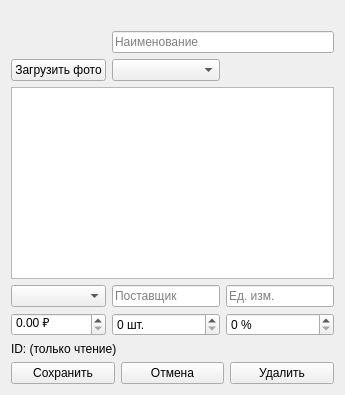
<?xml version="1.0" encoding="UTF-8"?>
<ui version="4.0">
 <class>ProductForm</class>
 <widget class="QWidget" name="ProductForm">
  <layout class="QVBoxLayout" name="main_layout">
   <item><layout class="QHBoxLayout" name="header">
    <item><widget class="QLabel" name="lbl_fio"><property name="text"><string></string></property><property name="alignment"><set>Qt::AlignRight|Qt::AlignTrailing|Qt::AlignVCenter</set></property></widget></item>
   </layout></item>
   <item><layout class="QGridLayout" name="form_grid">
    <item row="0" column="0"><widget class="QLabel" name="lbl_photo_preview"/></item>
    <item row="1" column="0"><widget class="QPushButton" name="btn_load_photo"><property name="text"><string>Загрузить фото</string></property></widget></item>
    <item row="0" column="1" colspan="2"><widget class="QLineEdit" name="line_name"><property name="placeholderText"><string>Наименование</string></property></widget></item>
    <item row="1" column="1"><widget class="QComboBox" name="combo_category"/></item>
    <item row="2" column="0" colspan="3"><widget class="QTextEdit" name="text_description" maximumHeight="60"/></item>
    <item row="3" column="0"><widget class="QComboBox" name="combo_manufacturer"/></item>
    <item row="3" column="1"><widget class="QLineEdit" name="line_supplier"><property name="placeholderText"><string>Поставщик</string></property></widget></item>
    <item row="3" column="2"><widget class="QLineEdit" name="line_unit"><property name="placeholderText"><string>Ед. изм.</string></property></widget></item>
    <item row="4" column="0"><widget class="QDoubleSpinBox" name="spin_price"><property name="suffix"><string> ₽</string></property><property name="decimals"><number>2</number></property></widget></item>
    <item row="4" column="1"><widget class="QSpinBox" name="spin_qty"><property name="suffix"><string> шт.</string></property><property name="minimum"><number>0</number></property></widget></item>
    <item row="4" column="2"><widget class="QSpinBox" name="spin_discount"><property name="suffix"><string> %</string></property><property name="maximum"><number>100</number></property></widget></item>
   </layout></item>
   <item><widget class="QLabel" name="lbl_id"><property name="text"><string>ID: (только чтение)</string></property></widget></item>
   <item><layout class="QHBoxLayout" name="btn_layout">
    <item><widget class="QPushButton" name="btn_save"><property name="text"><string>Сохранить</string></property></widget></item>
    <item><widget class="QPushButton" name="btn_cancel"><property name="text"><string>Отмена</string></property></widget></item>
    <item><widget class="QPushButton" name="btn_delete" objectName="btn_delete"><property name="text"><string>Удалить</string></property></widget></item>
   </layout></item>
  </layout>
 </widget>
</ui>
